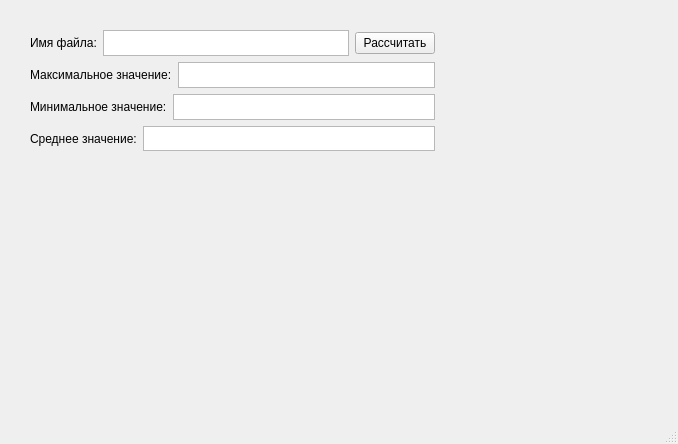
<?xml version="1.0" encoding="UTF-8"?>
<ui version="4.0">
 <class>MainWindow</class>
 <widget class="QMainWindow" name="MainWindow">
  <property name="geometry">
   <rect>
    <x>0</x>
    <y>0</y>
    <width>678</width>
    <height>444</height>
   </rect>
  </property>
  <property name="windowTitle">
   <string>MainWindow</string>
  </property>
  <widget class="QWidget" name="centralwidget">
   <widget class="QLabel" name="label_hide">
    <property name="geometry">
     <rect>
      <x>40</x>
      <y>180</y>
      <width>261</width>
      <height>16</height>
     </rect>
    </property>
    <property name="text">
     <string/>
    </property>
   </widget>
   <widget class="QWidget" name="">
    <property name="geometry">
     <rect>
      <x>30</x>
      <y>30</y>
      <width>405</width>
      <height>121</height>
     </rect>
    </property>
    <layout class="QVBoxLayout" name="verticalLayout">
     <item>
      <layout class="QHBoxLayout" name="horizontalLayout">
       <item>
        <widget class="QLabel" name="label">
         <property name="text">
          <string>Имя файла:</string>
         </property>
        </widget>
       </item>
       <item>
        <widget class="QTextEdit" name="textEdit"/>
       </item>
       <item>
        <widget class="QPushButton" name="pushButton">
         <property name="text">
          <string>Рассчитать</string>
         </property>
        </widget>
       </item>
      </layout>
     </item>
     <item>
      <layout class="QHBoxLayout" name="horizontalLayout_2">
       <item>
        <widget class="QLabel" name="label_2">
         <property name="text">
          <string>Максимальное значение:</string>
         </property>
        </widget>
       </item>
       <item>
        <widget class="QTextEdit" name="textEdit_2"/>
       </item>
      </layout>
     </item>
     <item>
      <layout class="QHBoxLayout" name="horizontalLayout_3">
       <item>
        <widget class="QLabel" name="label_3">
         <property name="text">
          <string>Минимальное значение:</string>
         </property>
        </widget>
       </item>
       <item>
        <widget class="QTextEdit" name="textEdit_3"/>
       </item>
      </layout>
     </item>
     <item>
      <layout class="QHBoxLayout" name="horizontalLayout_4">
       <item>
        <widget class="QLabel" name="label_4">
         <property name="text">
          <string>Среднее значение:</string>
         </property>
        </widget>
       </item>
       <item>
        <widget class="QTextEdit" name="textEdit_4"/>
       </item>
      </layout>
     </item>
    </layout>
   </widget>
  </widget>
  <widget class="QMenuBar" name="menubar">
   <property name="geometry">
    <rect>
     <x>0</x>
     <y>0</y>
     <width>678</width>
     <height>21</height>
    </rect>
   </property>
  </widget>
  <widget class="QStatusBar" name="statusbar"/>
 </widget>
 <resources/>
 <connections/>
</ui>
